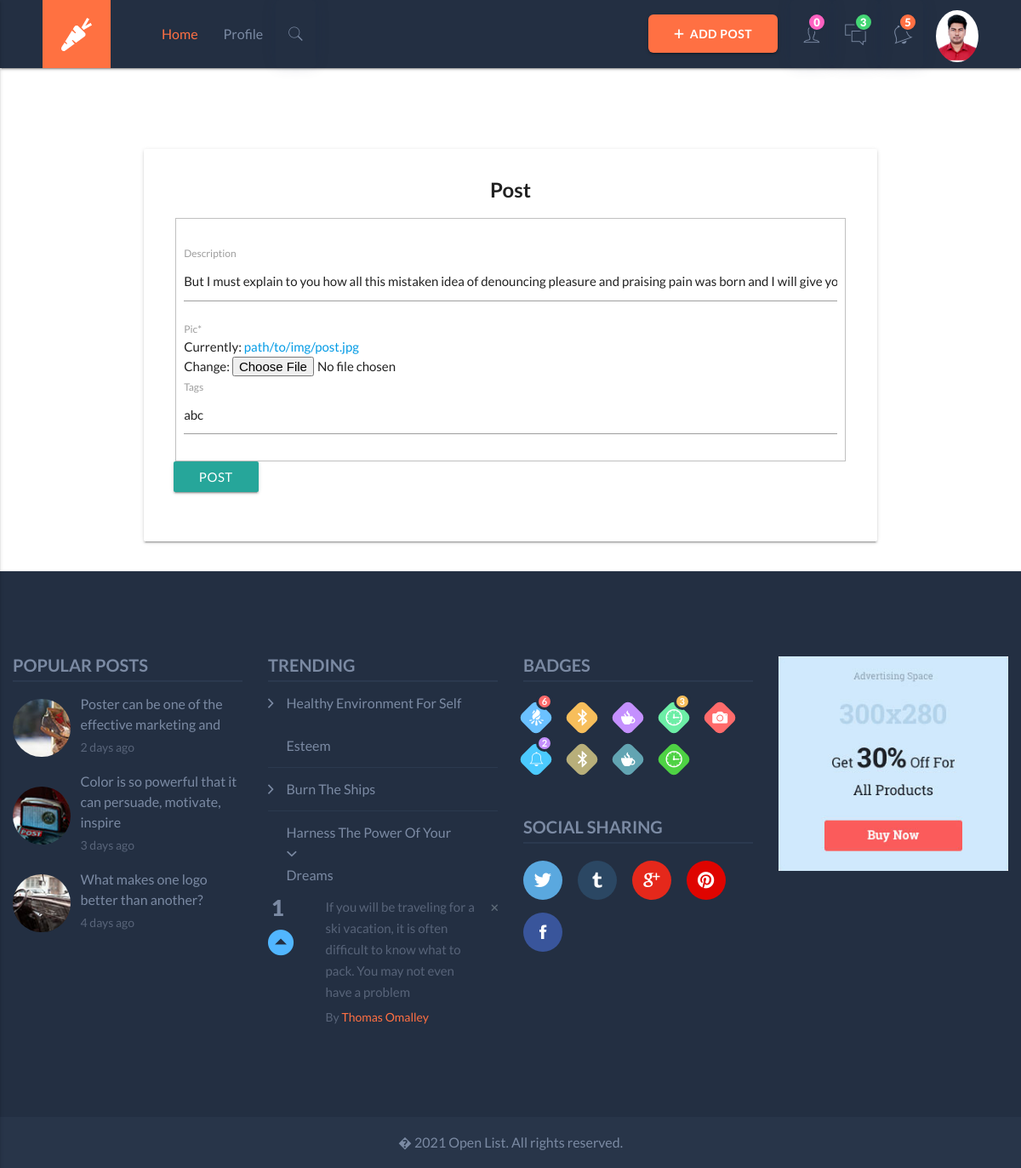
The app's page /post/3/update/ (signed in), older data.
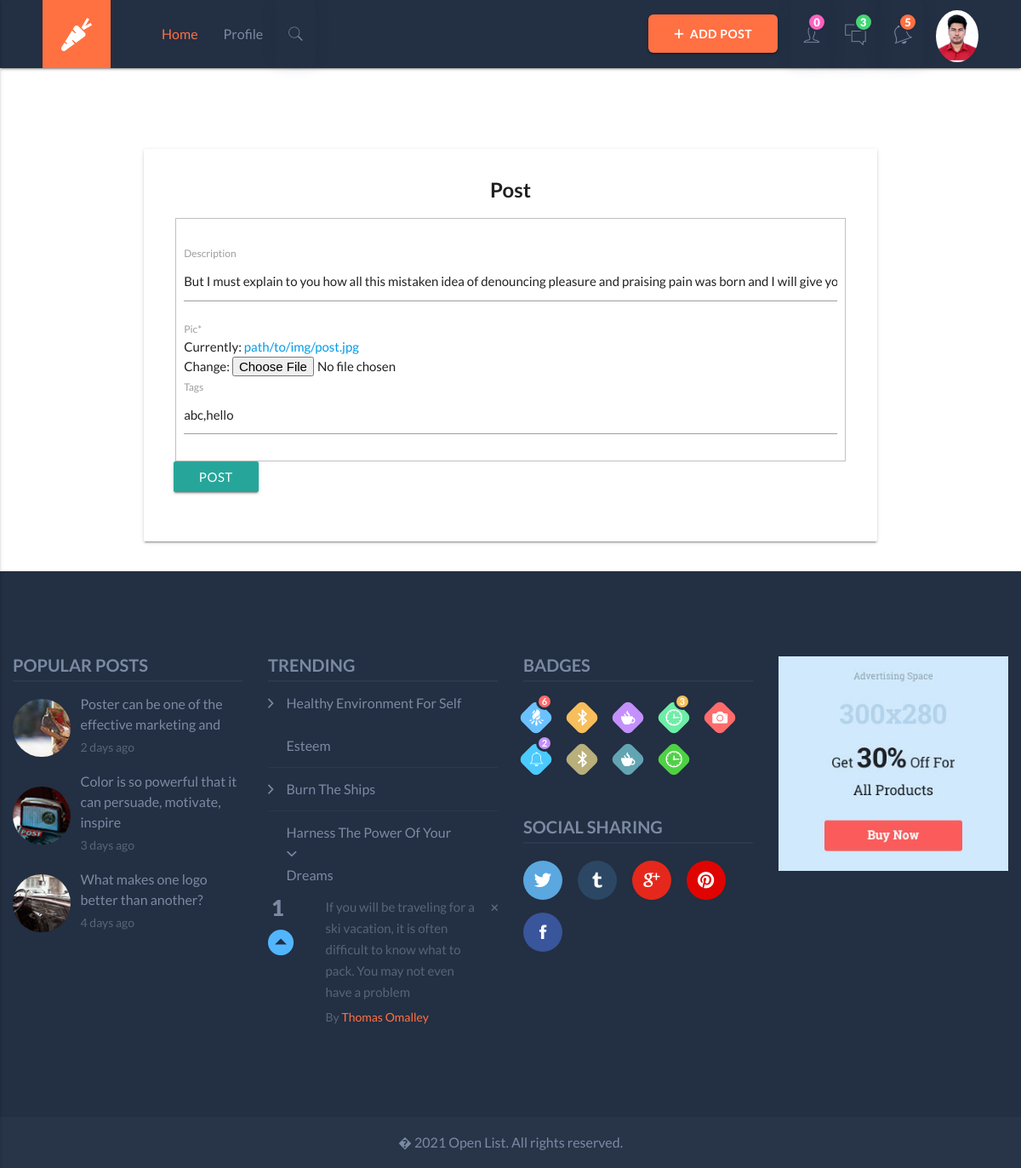
The same page, newer data.
### feed/models.py (models this page shows, shortened)
class Post(models.Model):
	description = models.CharField(max_length=255, blank=True)
	pic = models.ImageField(upload_to='path/to/img')
	date_posted = models.DateTimeField(default=timezone.now)
	user_name = models.ForeignKey(User, on_delete=models.CASCADE)
	tags = models.CharField(max_length=100, blank=True)

### feed/views.py (the view, shortened to what this page needs)
# urls.py: path('post/<int:pk>/update/', PostUpdateView.as_view(), name='post-update'),
class PostUpdateView(LoginRequiredMixin, UserPassesTestMixin, UpdateView):
    model = Post
    fields = ['description', 'pic', 'tags']
    template_name = 'feed/create_post.html'
    def test_func(self):
        post = self.get_object()
        if self.request.user == post.user_name:
            return True
        return False

### users/context_processor.py (called while the page is built)
def header_processor(request):
    date = datetime.datetime.now()
    friend_requests = None
    friend_request_count = 0
    user = None
    if request.user.is_authenticated:
        objects = FriendRequest.objects
        if objects is not None:
            friend_requests = objects.filter(to_user=request.user)
            friend_request_count = friend_requests.count()
        user = request.user
    return {
        'friend_requests': friend_requests,
        'fr_count': friend_request_count,
        'user': user,
        'date': date
    }

### feed/templates/feed/create_post.html (shortened to what this page needs)
{% extends "feed/layout.html" %}
{% load static %}
{% load crispy_forms_tags %}
{% block content %}
<br><br>
<div class="container">
    <div class="row">
      <div class="col-sm-9 col-md-7 col-lg-5 mx-auto">
        <div class="card card-signin my-5">
          <div class="card-body">
            <h5 class="card-title text-center"><b>Post</b></h5>
            <form class="form-signin" method = "POST" enctype="multipart/form-data">
            <fieldset class="form-group"><br>
                {{ form|crispy }}
            </fieldset>
            <div class="form-group">
                <button class="btn btn-lg btn-primary btn-block text-uppercase" type="submit">Post</button><br>
            </div>
        </form>
    </div>
    </div>
    </div>
    </div>
</div>
{% endblock content %}

Row changes from the older to the newer data that the page shows:
changed Post: tags "abc" → "abc,hello"
